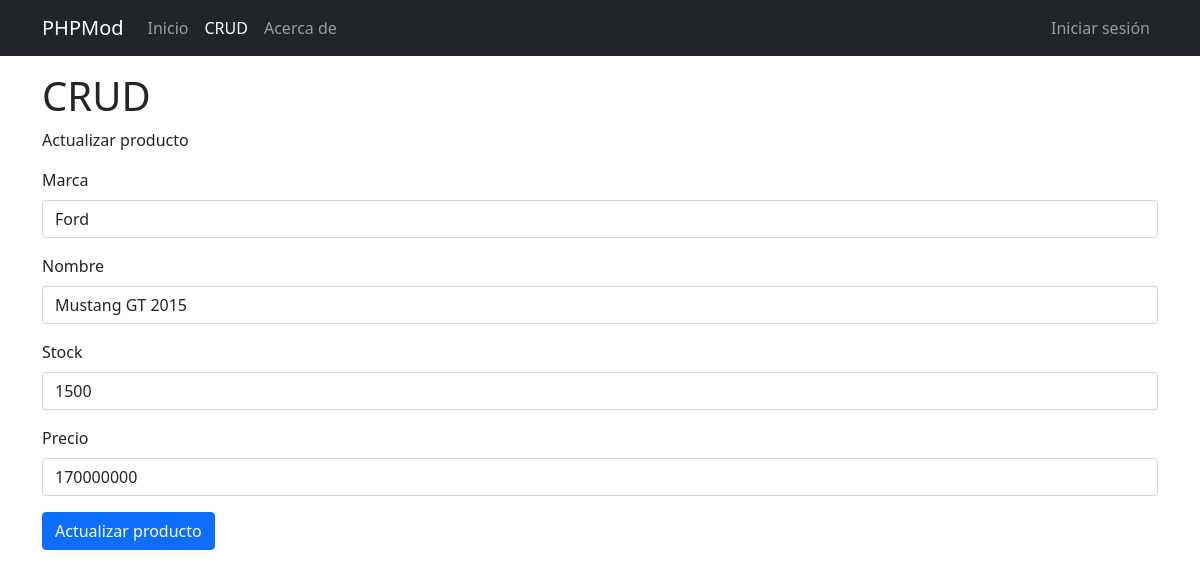
The page /phpmod/crud/?tab=actualizar&id=7 (signed in) on the database its author committed.
### tables this page shows
CREATE TABLE `productos` (
  `Pro_id` int(11) NOT NULL,
  `Pro_marca` varchar(100) NOT NULL,
  `Pro_nombre` varchar(100) NOT NULL,
  `Pro_stock` int(11) NOT NULL,
  `Pro_precio` int(11) NOT NULL
);

### src/app/main.php (called while the page is built, shortened)
<?php
class App
{
    public static $url;
    public function load()
    {
        self::$url = $this->verificarUri(URI);
        $router = new Router();
        $view = $router->linkModel(self::$url);
        include $view;
    }
    private function verificarUri($uri)
    {
        if (APP_PRO) {
            $link = $url = $this->str_replace_first("/", "", $uri);
        } else {
            $link = $url = str_replace("/" . APP_ROOT, "", $uri);
        }
        $link = preg_replace('/(\/+)/', '/', $link);
        $temporal = preg_split('@/@', $link, null, PREG_SPLIT_NO_EMPTY);
        foreach ($temporal as $key => $value) {
            if (strpos($value, '?') !== false) {
                unset($temporal[$key]);
            }
        }
        return $temporal;
    }
}

### index.php (called while the page is built, shortened)
<?php
require_once APP . "main.php";
require_once APP . "functions.php";
$app = new App();
$app->load();

### src/modules/crud/crudController.php (called while the page is built, shortened)
<?php
class CrudController
{
    public function getProducto($id)
    {
        $model = new CrudModel();
        $model->id = $id;
        return _getFirst($model->getProducto());
    }
}

### src/modules/crud/crudModel.php (called while the page is built, shortened)
<?php
class CrudModel
{
    public $id;
    public function getProducto()
    {
        $sql = "select * from productos where Pro_id = ?";
        return _query($sql, [$this->id], RES_FETCH_ASSOC, null, false);
    }
}

### src/app/database.php (called while the page is built, shortened)
<?php
class Conexion
{
    public static function conectar()
    {
        try {
            $con = new PDO("mysql:host=" . DB_HOST . ";dbname=" . DB_NAME, DB_USER, DB_PASS);
            $con->exec("SET CHARACTER set utf8mb4");
            $con->exec("SET NAMES utf8mb4");
            $con->setAttribute(PDO::ATTR_ERRMODE, PDO::ERRMODE_EXCEPTION);
            return $con;
        } catch (PDOException $e) {
            if (APP_DEBUG) {
                _response(false, $e->getMessage(), [], ERROR_PDO);
            } else {
                _response(false, "Error estableciendo conexión con la base de datos", [], ERROR_PDO);
            }
            die();
        }
    }
}

### src/app/functions.php (called while the page is built, shortened)
<?php
function _query($sql, $parameters, $responseType, $operationType = null, $isAjax = true)
{
    switch ($responseType) {
        case 1:
            try {
                $stm = Conexion::conectar()->prepare($sql);
                $stm->execute($parameters);
                return $stm->fetchAll(PDO::FETCH_ASSOC);
            } catch (PDOException $e) {
                if (APP_DEBUG) {
                    if ($isAjax) {
                        _response(false, $e->getMessage(), [], ERROR_PDO);
                    } else {
                        echo $e->getMessage();
                    }
                } else {
                    if ($isAjax) {
                        _response(false, "Se produjo un error en el servidor.", [], ERROR_PDO);
                    } else {
                        echo "Se produjo un error en el servidor.";
                    }
                }
            }
            break;
    }
}
function _getFirst($array)
{
    if (count($array) > 0) {
        return $array[0];
    }
    return $array;
}

### src/modules/crud/actualizar.php (the view, shortened to what this page needs)
<?php
require_once APP . 'database.php';
require_once 'crudModel.php';
require_once 'crudController.php';
$controller = new CrudController();
$id = isset($_GET['id']) ? $_GET['id'] : null;
if ($id) {
    $item = $controller->getProducto($id);
} else {
    header('location: ' . HOST . 'crud');
}
?>
<!doctype html>
<html lang="es">
<head>
  <link href="https://cdn.jsdelivr.net/npm/bootstrap@5.0.0-beta1/dist/css/bootstrap.min.css" rel="stylesheet"
>
</head>
<body>
  <?php include INC . 'navbar.php';?>
  <div class="container pt-3">
  <h1>CRUD</h1>
  <p>Actualizar producto</p>
    <form action="" method="post">
        <div class="mb-3">
            <label class="form-label">Marca</label>
            <input type="text" class="form-control" name="mar" value="<?=$item['Pro_marca']?>" required>
        </div>
        <div class="mb-3">
            <label class="form-label">Nombre</label>
            <input type="text" class="form-control" name="nom" value="<?=$item['Pro_nombre']?>" required>
        </div>
        <div class="mb-3">
            <label class="form-label">Stock</label>
            <input type="number" class="form-control" name="sto" value="<?=$item['Pro_stock']?>" required>
        </div>
        <div class="mb-3">
            <label class="form-label">Precio</label>
            <input type="number" class="form-control" name="pre" value="<?=$item['Pro_precio']?>" required>
        </div>
        <div class="mb-3">
            <button type="submit" class="btn btn-primary" name="submit">Actualizar producto</button>
        </div>
    </form>
    </div>
</body>
</html>

### rows shown on the page
productos: mar "Ford", nom "Mustang GT 2015", sto "1500", pre "170000000"

### other values the page prints
APP_NAME "PHPMod"
